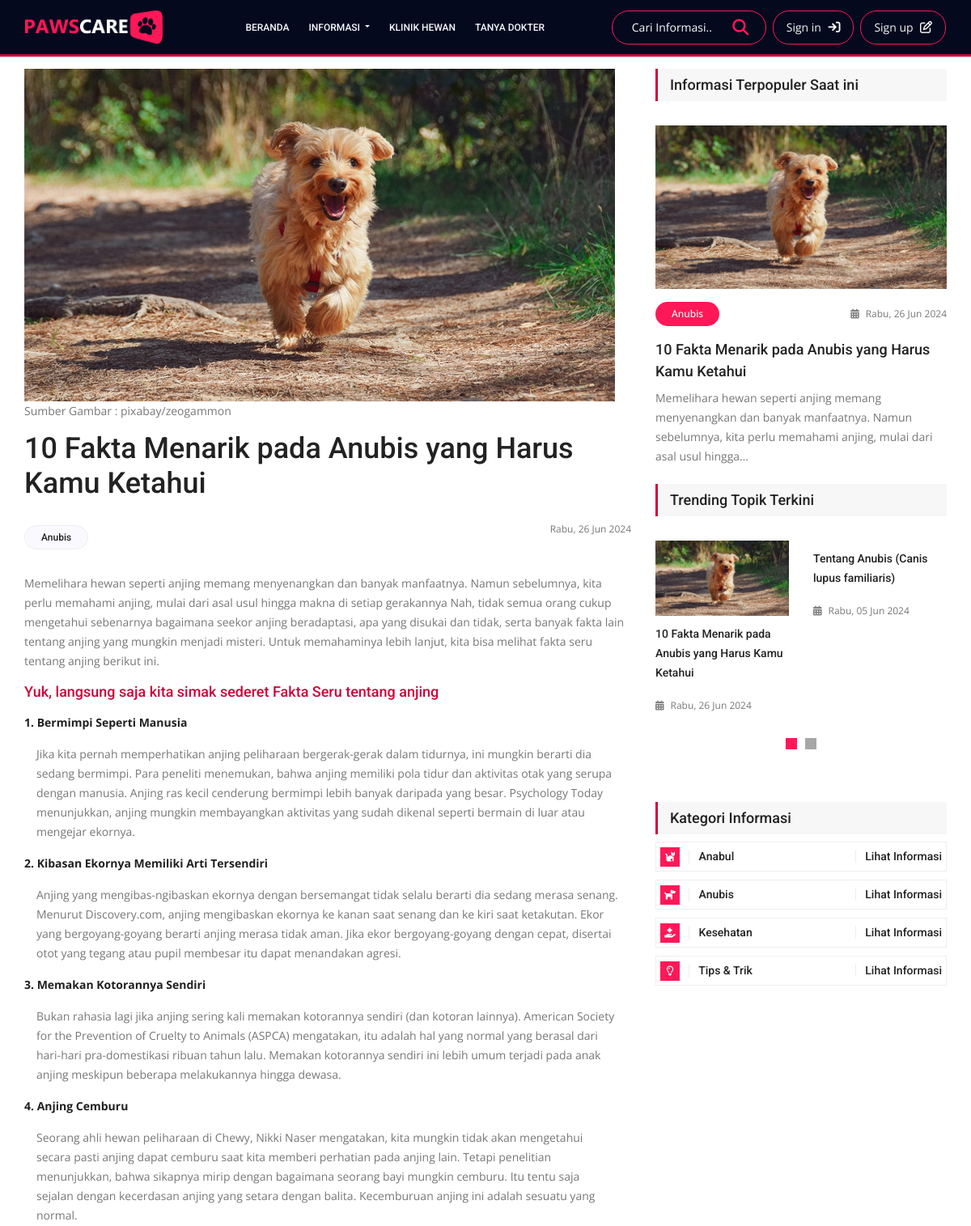
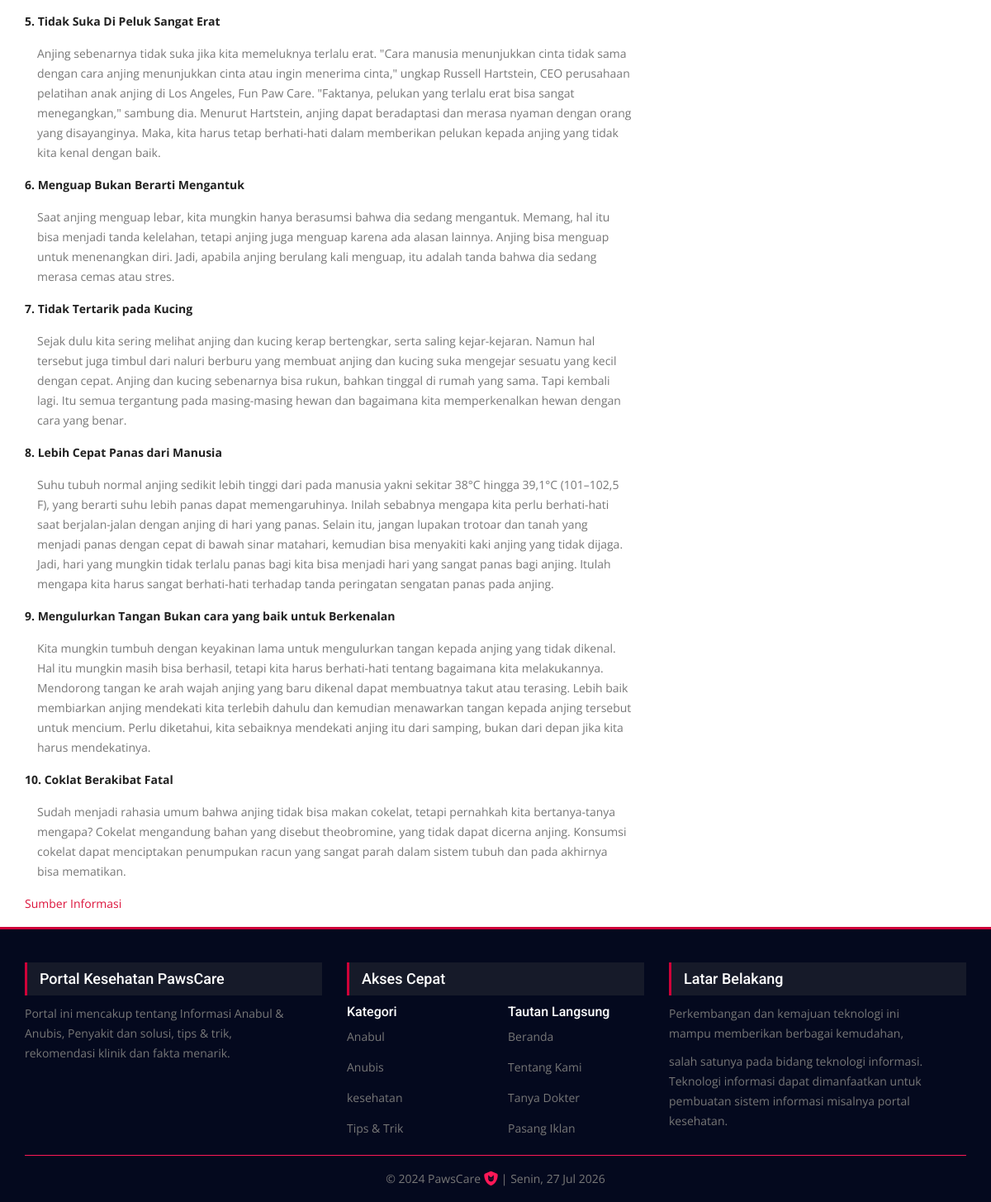
The page /blog/read/10-fakta-menarik-pada-anubis-yang-harus-kamu-ketahui on the database its author committed (2 pictures, top to bottom).
### tables this page shows
CREATE TABLE `posting` (
  `id` int(11) NOT NULL,
  `title` varchar(255) NOT NULL,
  `seo_title` varchar(255) NOT NULL,
  `content` text NOT NULL,
  `featured` char(1) NOT NULL,
  `choice` char(1) NOT NULL,
  `thread` char(1) NOT NULL,
  `id_category` int(11) NOT NULL,
  `photo` varchar(255) NOT NULL,
  `is_active` char(1) NOT NULL,
  `date` date NOT NULL,
  `sumber_gambar` varchar(255) NOT NULL,
  `sumber_informasi` varchar(255) NOT NULL
);

CREATE TABLE `category` (
  `id` int(11) NOT NULL,
  `category_name` varchar(100) NOT NULL,
  `slug` varchar(255) NOT NULL,
  `is_active` char(1) NOT NULL
);

### application/controllers/Blog.php (called while the page is built, shortened)
<?php
class Blog extends CI_Controller {
   public function __construct()
   {
      $this->load->model('identity_model', 'identity');
      $this->load->model('posting_model', 'posting');
      $this->load->model('category_model', 'category');
      $this->load->model('iklan_model','iklan');
      $this->load->library('pagination');
   }
   public function read($seo_title)
   {
      $row = $this->posting->getPosting($seo_title);
      if($row){
         $data['posting']     = $row;
         $data['title']       = $row->title;
         $data['favicon']     = $this->identity->getIdentity();
         $data['popular']     = $this->posting->getMostPopular();
         $data['trending']    = $this->posting->getThread();
         $data['category']    = $this->category->getCategory();
         $data['video_game']  = $this->posting->getVideoGames();
         $data['iklan1']       = $this->iklan->getIklanById(1);
         $data['iklan2']       = $this->iklan->getIklanById(2);
         $data['page']        = 'news-detail';
         $this->load->view('front/layouts/app', $data);
      }else{
         redirect(base_url('home'));
      }
   }
}

### index.php (called while the page is built, shortened)
<?php
require_once BASEPATH.'core/CodeIgniter.php';

### application/models/Posting_model.php (called while the page is built, shortened)
<?php
class Posting_model extends CI_Model {
   public function getPosting($seo_title)
   {
      $this->db->from('posting');
      $this->db->join('category', 'category.id = posting. id_category');
      $this->db->where('seo_title', $seo_title);
      return $this->db->get()->row();
   }
   public function getThread()
   {
      $this->db->from('posting');
      $this->db->join('category', 'category.id = posting. id_category');
      $this->db->where('thread', 'Y');
      $this->db->where('posting.is_active', 'Y');
      $this->db->order_by('posting.id', 'desc');
      $this->db->limit(4);
      return $this->db->get()->result();
   }
   public function getMostPopular()
   {
      $this->db->from('posting');
      $this->db->join('category', 'category.id = posting. id_category');
      $this->db->where('thread', 'Y');
      $this->db->where('posting.is_active', 'Y');
      $this->db->order_by('posting.id', 'desc');
      $this->db->limit(1);
      return $this->db->get()->row();
   }
   public function getVideoGames()
   {
      $this->db->from('posting');
      $this->db->join('category', 'category.id = posting. id_category');
      $this->db->where('category.slug', 'kesehatan');
      $this->db->where('posting.is_active', 'Y');
      $this->db->order_by('posting.id', 'desc');
      $this->db->limit(5);
      return $this->db->get()->result();
   }
}

### application/helpers/dateindo_helper.php (called while the page is built, shortened)
<?php
function mediumdate_indo($tgl, $tambah_hari = 0){
   $ubah = gmdate($tgl, time()+60*60*8);
   $ubah = date('Y-m-d', strtotime("+$tambah_hari days", strtotime($ubah)));
   $nama_hari = medium_hari(date('N', strtotime($ubah)));
   $pecah = explode("-",$ubah);
   $tanggal = $pecah[2];
   $bulan = medium_bulan($pecah[1]);
   $tahun = $pecah[0];
   return $nama_hari . ', ' . $tanggal . ' ' . $bulan . ' ' . $tahun;
}
function medium_hari($hari){
   switch ($hari)
   {
      case 1:
         return "Senin";
         break;
      case 3:
         return "Rabu";
         break;
   }
}
function medium_bulan($bln){
   switch ($bln)
   {
      case 6:
         return "Jun";
         break;
      case 7:
         return "Jul";
         break;
   }
}

### application/models/Category_model.php (called while the page is built, shortened)
<?php
class Category_model extends CI_Model {
   private $table = 'category';
   public function getCategory()
   {
      return $this->db->get($this->table)->result();
   }
}

### application/views/front/pages/news-detail.php (the view)
<section class="news_area single-post-area mt-9">
   <div class="container">
      <div class="row">
         <div class="col-lg-8">
            <div class="main_blog_details">
               <img class="img-fluid" src="<?= base_url("images/posting/$posting->photo") ?>" alt="">
               <div class="sumber-gambar">
                  <p>Sumber Gambar : <?= $posting->sumber_gambar ?></p>
               </div>
               <h4><?= $posting->title ?></h4>
               <div class="user_details">
                  <div class="float-left">
                     <a class="gad_btn" href="<?= base_url("blog/category/$posting->slug") ?>"><?= $posting->category_name ?></a>
                  </div>
                  <div class="float-right">
                     <div class="media">
                        <div class="media-body">
                           <p><?= mediumdate_indo($posting->date) ?></p>
                        </div>
                     </div>
                  </div>
               </div>
               <div class="news_details"><p><?= $posting->content ?></p></div>
               <div class="sumber-informasi">
                  <a href="<?= htmlspecialchars($posting->sumber_informasi) ?>" target="_blank">Sumber Informasi </a>
               </div>
            </div>
         </div>
         <?php $this->load->view('front/layouts/_sidebar', $trending) ?>
      </div>
   </div>
</section>

### application/views/front/layouts/_sidebar.php
<div class="col-lg-4">
   <div class="right_sidebar">
      <aside class="r_widgets news_widgets">
         <div class="main_title2">
            <h2>Informasi Terpopuler Saat ini</h2>
         </div>
         <div class="choice_item">
            <img class="img-fluid" src="<?= base_url("images/posting/$popular->photo") ?>" alt="">
            <div class="choice_text">
               <div class="date">
                  <a class="gad_btn" href="<?= base_url("blog/category/$popular->slug") ?>"><?= $popular->category_name ?></a>
                  <a href="#" class="float-right"><i class="fa fa-calendar-days" aria-hidden="true"></i><?= mediumdate_indo($popular->date) ?></a>
               </div>
               <a href="<?= base_url("blog/read/$popular->seo_title") ?>"><h4><?= $popular->title ?></h4></a>
               <p><?= character_limiter($popular->content, 150) ?></p>
            </div>
         </div>
         <div class="main_title2">
            <h2>Trending Topik Terkini</h2>
         </div>
         <div class="news_slider owl-carousel">
            <?php foreach($trending as $t) : ?>
               <div class="item">
                  <div class="choice_item">
                     <img src="<?= base_url('images/posting/' . $t->photo) ?>" alt="">
                     <div class="choice_text">
                        <a href="<?= base_url("blog/read/$t->seo_title") ?>">
                           <h4><?= $t->title ?></h4>
                        </a>
                        <div class="date">
                           <a href="<?= base_url("blog/read/$t->seo_title") ?>"><i class="fa fa-calendar-days" aria-hidden="true"></i><?= mediumdate_indo($t->date) ?></a>
                        </div>
                     </div>
                  </div>
               </div>
            <?php endforeach ?>
         </div>
      </aside>
      <aside class="r_widgets social_widgets mt-5">
         <div class="main_title2">
            <h2>Kategori Informasi</h2>
         </div>
         <ul class="list">
            <li><a href="<?= base_url('blog/category/anabul')?>"><i class="fa fa-cat"></i> Anabul<span>Lihat Informasi</span></a></li>
            <li><a href="<?= base_url('blog/category/anubis')?>"><i class="fa fa-dog"></i> Anubis<span>Lihat Informasi</span></a></li>
            <li><a href="<?= base_url('blog/category/kesehatan')?>"><i class="fa fa-hand-holding-medical"></i> Kesehatan<span>Lihat Informasi</span></a></li>
            <li><a href="<?= base_url('blog/category/tips-trik')?>"><i class="fa-regular fa-lightbulb"></i> Tips & Trik<span>Lihat Informasi</span></a></li>
         </ul>
      </aside>
   </div>
</div>

### application/views/front/layouts/_footer.php
<footer class="footer-area mt-3">
   <div class="container">
      <div class="row f_widgets_inner">
         <div class="col-lg-4 col-md-6 col-sm-6">
            <div class="single-footer-widget ab_widgets">
               <div class="f_title">
                  <h3>Portal Kesehatan PawsCare</h3>
               </div>
               <p>Portal ini mencakup tentang Informasi Anabul & Anubis, Penyakit dan solusi, tips &  trik, rekomendasi klinik  dan fakta menarik.</p>
            </div>
         </div>
         <div class="col-lg-4 col-md-6 col-sm-6">
            <div class="single-footer-widget">
               <div class="f_title">
                  <h3>Akses Cepat</h3>
               </div>
               <div class="row">
                  <div class="col-6 bawahan">
                     <h5 style="color: white">Kategori</h5>
                     <ul class="list mt-1 bawahan">
                        <?php foreach($category as $c) : ?>
                           <li><a href="<?= base_url("blog/category/$c->slug") ?>"><?= $c->category_name ?></a></li>
                        <?php endforeach ?>
                     </ul>
                  </div>
                  <div class="col-6 bawahan-kanan">
                     <h5 style="color: white">Tautan Langsung</h5>
                     <ul class="list mt-1 bawahan-kanan">
                        <li><a href="<?= base_url('home') ?>">Beranda</a></li>
                        <li><a href="<?= base_url('home/tentang') ?>">Tentang Kami</a></li>
                        <li><a href="<?= base_url('komunitas') ?>">Tanya Dokter</a></li>
                        <li><a href="https://wa.me/628997785724" target="_blank">Pasang Iklan</a></li>
                     </ul>
                  </div>
               </div>
            </div>
         </div>
         <div class="col-lg-4 col-md-6">
            <div class="single-footer-widget m_news_widgets">
               <div class="f_title">
                  <h3>Latar Belakang</h3>
               </div>
               <div class ="latar-belakang">
                  <p>Perkembangan dan kemajuan teknologi ini mampu memberikan berbagai kemudahan,</p>
                  <p> salah satunya pada bidang teknologi informasi. Teknologi informasi dapat dimanfaatkan untuk pembuatan sistem informasi misalnya portal kesehatan.</p>
               </div>
            </div>
         </div>
      </div>
      <div class="row footer-bottom d-flex justify-content-between align-items-center">
         <div class="col-lg-12">
            <div class="f_boder"></div>
            <p class="footer text-center mt-3">
               &copy; 2024 PawsCare <i class="fa fa-lg fa-shield-cat" style="color:#ff1857;"></i> | <?= mediumdate_indo('Y-m-d'); ?> </p>
            </div>
         </div>
      </div>
   </footer>

### rows shown on the page
posting: photo (picture), sumber_gambar "pixabay/zeogammon", title "10 Fakta Menarik pada Anubis yang Harus Kamu Ketahui", id_category.category_name "Anubis", date "Rabu, 26 Jun 2024", content "Memelihara hewan seperti anjing memang menyenangkan dan banyak manfaatnya. Namun sebelumnya, kita perlu memahami anjing, mulai dari asal usul hingga makna di setiap gerakannya Nah, tidak semua orang cukup mengetahui sebenarnya bagaimana seekor anjing beradaptasi, apa yang disukai dan tidak, serta banyak fakta lain tentang anjing yang mungkin menjadi misteri. Untuk memahaminya lebih lanjut, kita bisa melihat fakta seru tentang anjing berikut ini. Yuk, langsung saja kita simak sederet Fakta Seru tentang anjing 1. Bermimpi Seperti Manusia Jika kita pernah memperhatikan anjing peliharaan bergerak-gerak dalam tidurnya, ini mungkin berarti dia sedang bermimpi. Para peneliti menemukan, bahwa…", content "Memelihara hewan seperti anjing memang menyenangkan dan banyak manfaatnya. Namun sebelumnya, kita perlu memahami anjing, mulai dari asal usul hingga…"
posting: title "Tentang Anubis (Canis lupus familiaris)", date "Rabu, 05 Jun 2024"
category: category_name "Anabul"
category: category_name "Anubis"
category: category_name "kesehatan"
category: category_name "Tips & Trik"

### other values the page prints
mediumdate_indo('Y-m-d') "Senin, 27 Jul 2026"
